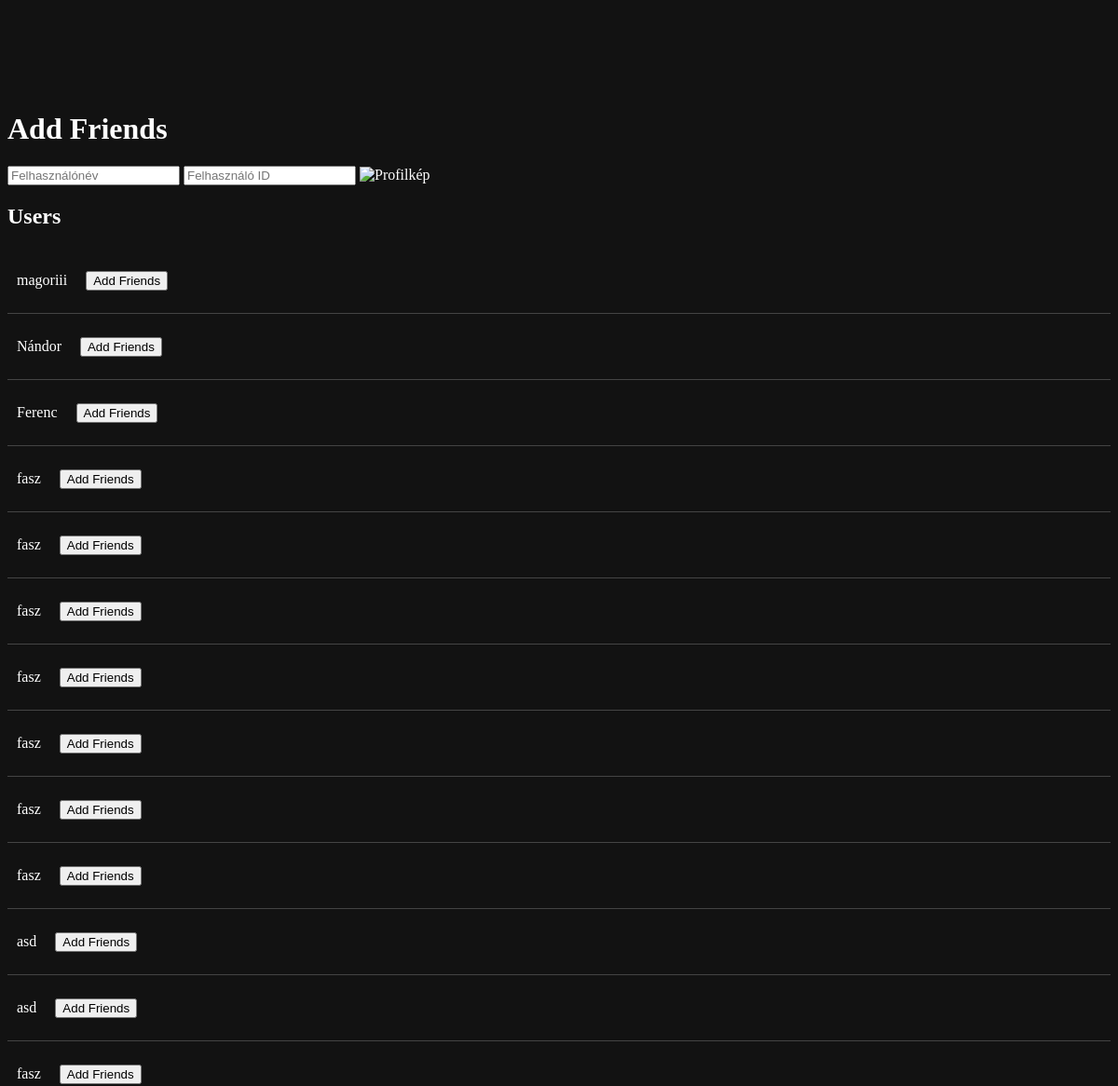
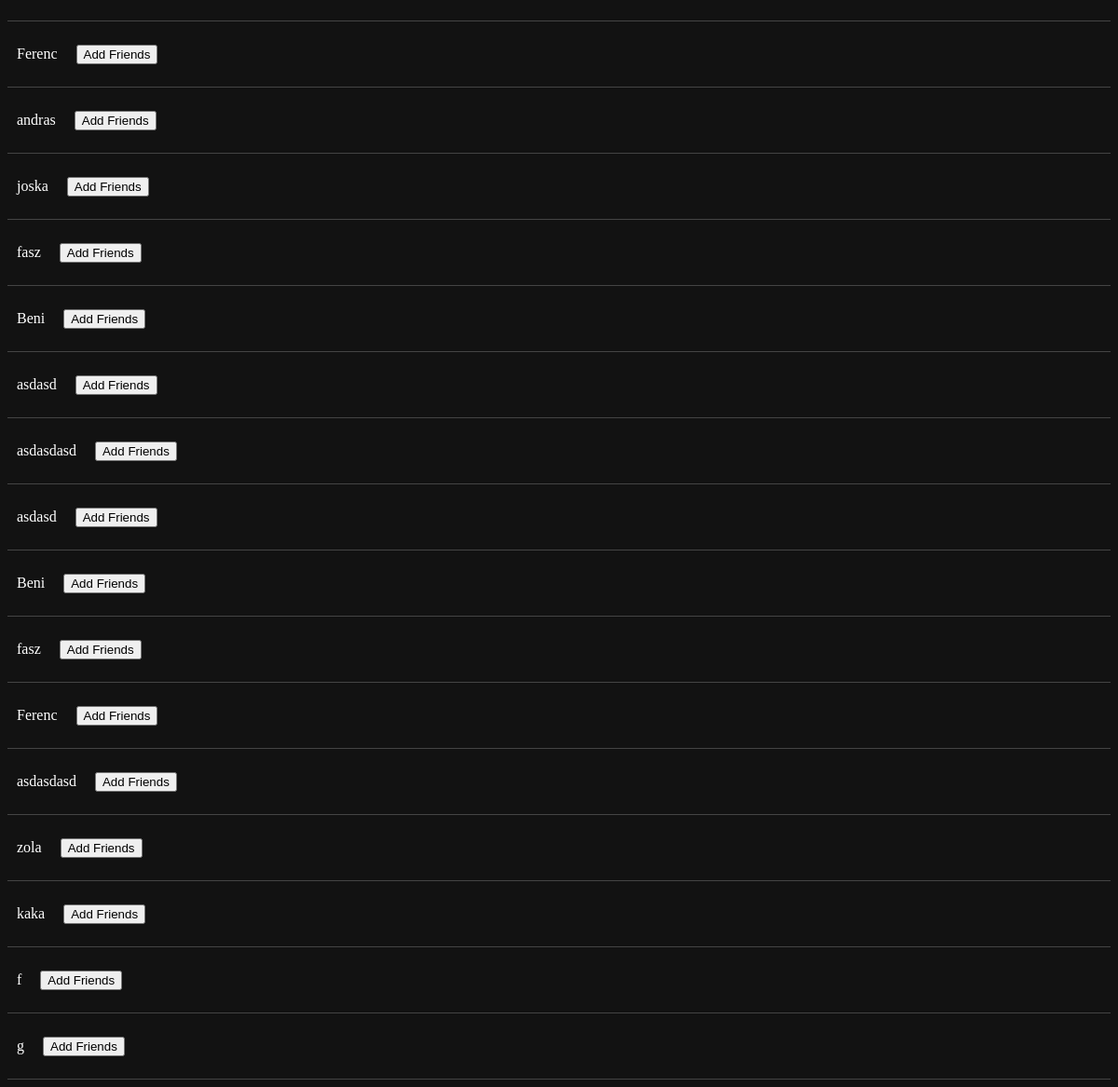
The app's page /baratok.php, older data (2 pictures, top to bottom).
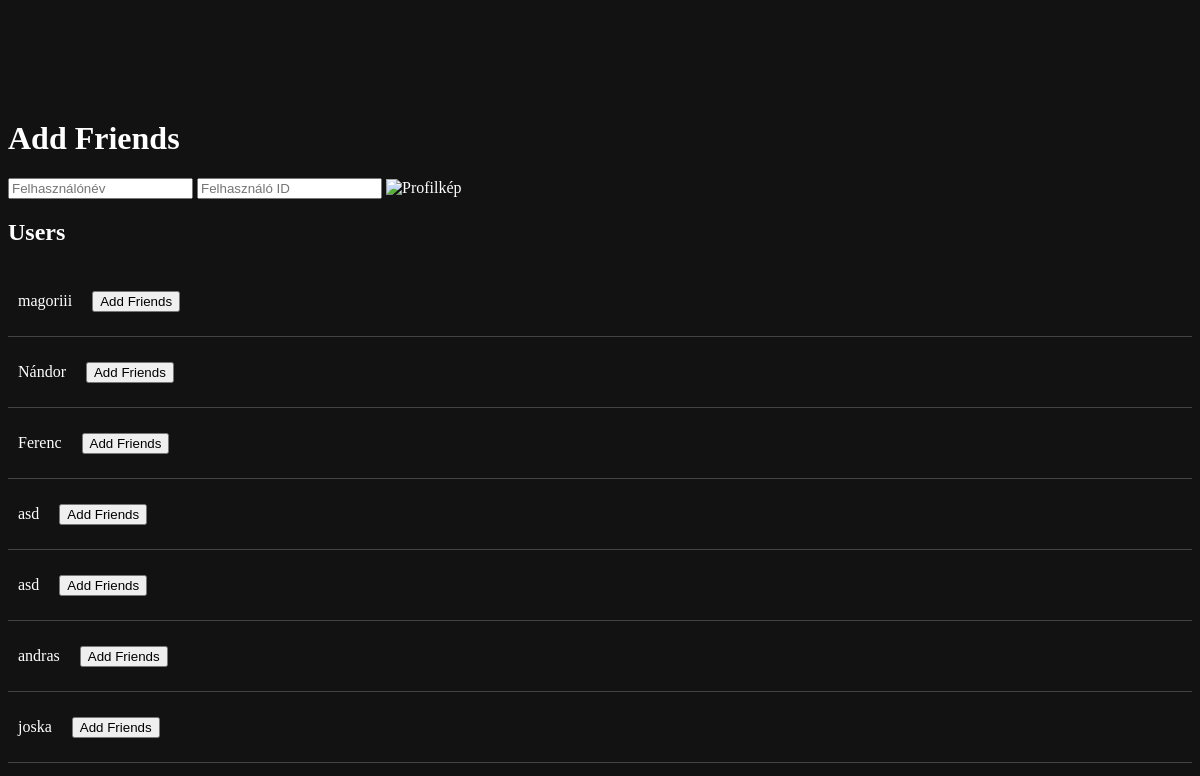
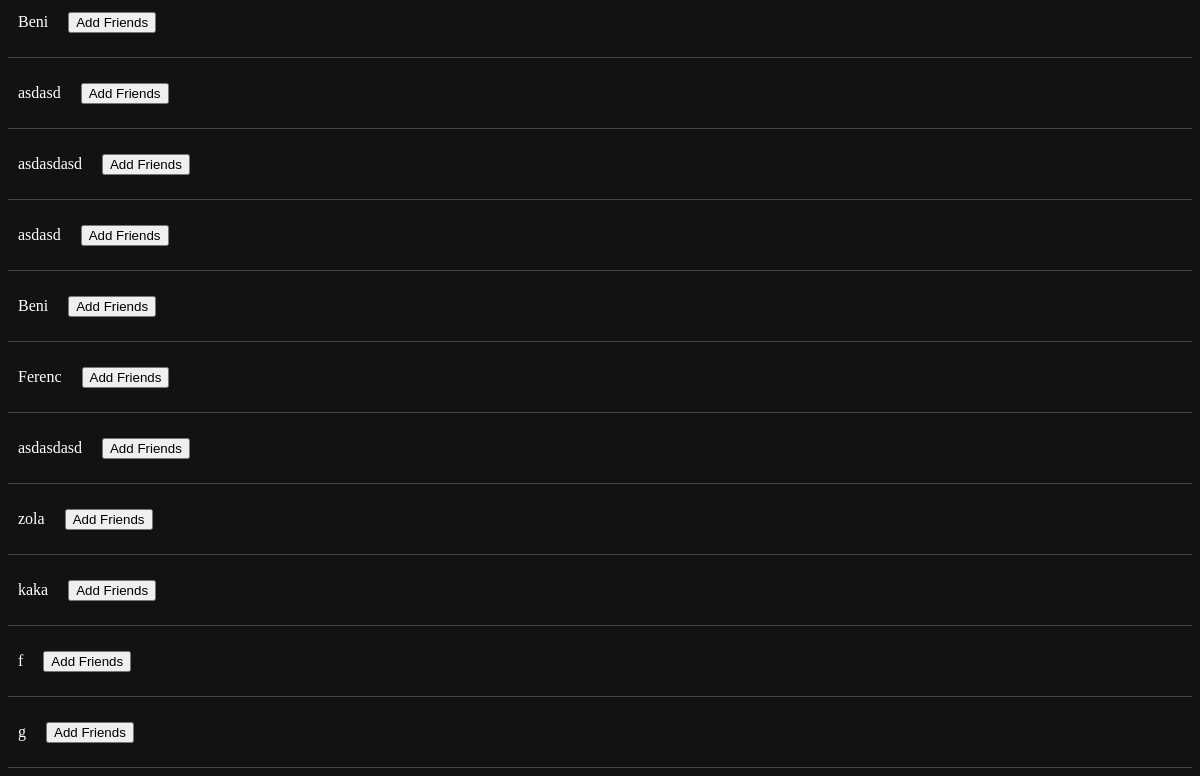
The same page, newer data (2 pictures, top to bottom).
### tables this page shows
CREATE TABLE `user` (
  `uid` int(250) NOT NULL,
  `uname` varchar(250) NOT NULL,
  `uemail` varchar(250) NOT NULL,
  `upass` varchar(250) NOT NULL,
  `utime` datetime NOT NULL,
  `uproffkepnev` varchar(50) NOT NULL,
  `uproffkeredetikepnev` varchar(255) NOT NULL,
  `uip` varchar(250) NOT NULL,
  `usession` varchar(8) NOT NULL,
  `ustat` varchar(250) NOT NULL,
  `ucomm` text NOT NULL,
  `ubirtd` date NOT NULL
);

### baratok.php (the view, shortened to what this page needs)
<?php
require ('kapcsolat.php');
?>
<!DOCTYPE html>
<html lang="hu">
<head>
</head>
<body>
    <h1>Add Friends</h1>
    <section>
        <div>
            <input type="text" id="search-name" placeholder="Felhasználónév" onkeyup="filterUsers()">
            <input type="text" id="search-id" placeholder="Felhasználó ID" onkeyup="filterUsers()">
            <img src="./profilkepek/<?php echo htmlspecialchars($_SESSION['profilkep']); ?>" alt="Profilkép">
        </div>
    </section>
    <h2>Users</h2>
    <div id="user-list">
        <?php
        $osszes = mysqli_query($adb, "SELECT uid, uname, ustat FROM user WHERE uid != '$_SESSION[uid]'");
        while ($sor = mysqli_fetch_assoc($osszes)) {
            echo "<div class='user' data-username='{$sor['uname']}' data-userid='{$sor['uid']}'>";
            echo "<p>{$sor['uname']}</p>";
            echo "<button onclick='addFriend({$sor['uid']})'>Add Friends</button>";
            echo "</div>";
        }
        ?>
    </div>
</body>
</html>

Row changes from the older to the newer data that the page shows:
removed user: uname "fasz"
removed user: uname "fasz"
removed user: uname "fasz"
removed user: uname "fasz"
removed user: uname "fasz"
removed user: uname "fasz"
removed user: uname "fasz"
removed user: uname "fasz"
removed user: uname "Ferenc"
removed user: uname "fasz"
removed user: uname "fasz"
